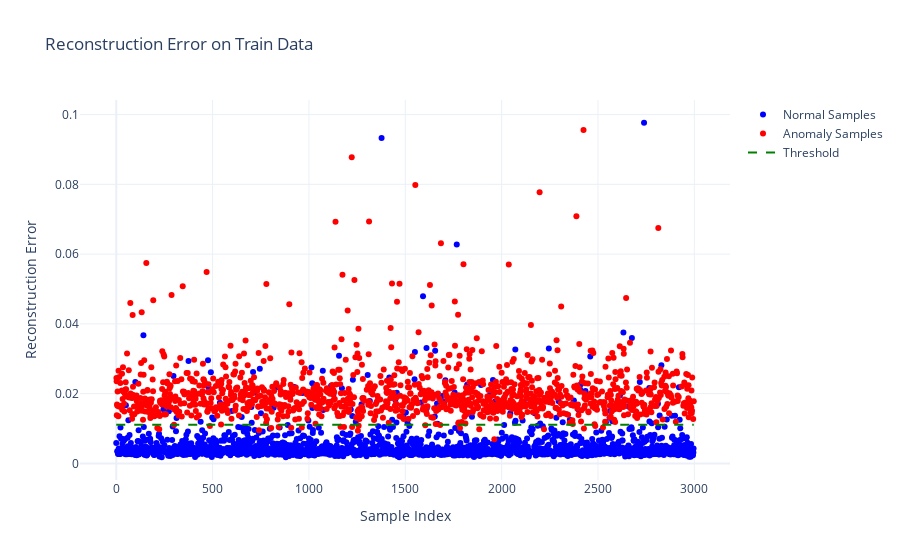

Notebook source saved alongside this figure:
### Code cell
plotters.plot_reconstruction_error(
    model, train_data, train_labels, threshold, "Reconstruction Error on Train Data"
)
plotters.plot_reconstruction_error(
    model, test_data, test_labels, threshold, "Reconstruction Error on Test Data"
)

### Figure 1 — Plotly figure (JSON) as saved in the notebook; plotly's stock layout.template omitted (floating-point values rounded to 4 significant figures; data arrays with more than 128 entries replaced by an {"elided": "..."} marker saying what was removed)
{"data": [{"marker": {"color": "blue"}, "mode": "markers", "name": "Normal Samples", "type": "scatter", "x": {"elided": "1771 int values"}, "y": {"elided": "1771 float values"}}, {"marker": {"color": "red"}, "mode": "markers", "name": "Anomaly Samples", "type": "scatter", "x": {"elided": "1227 int values"}, "y": {"elided": "1227 float values"}}, {"line": {"color": "green", "dash": "dash"}, "mode": "lines", "name": "Threshold", "type": "scatter", "x": {"elided": "2998 int values"}, "y": {"elided": "2998 float values"}}], "layout": {"title": {"text": "Reconstruction Error on Train Data"}, "xaxis": {"title": {"text": "Sample Index"}}, "yaxis": {"title": {"text": "Reconstruction Error"}}}}
